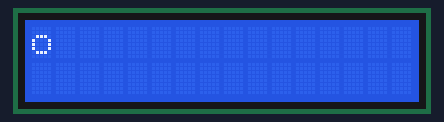
Bench run of a sketch on a simulated Arduino Uno, built with avr-gcc and run on an emulated ATmega328P. Shown: 16×2 character LCD.

Above: at 0.19 s.
At 5.16 s:
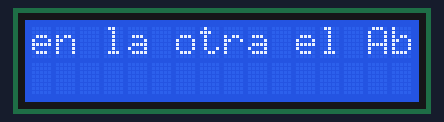
At 9.88 s:
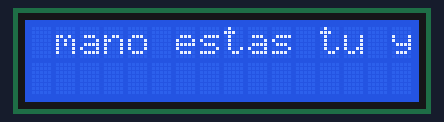
At 19.82 s:
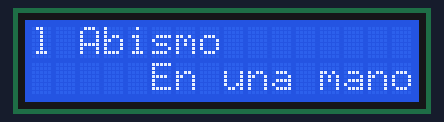
At 29.64 s:
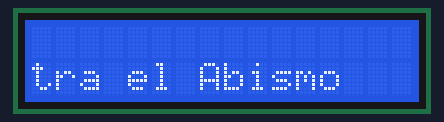
At 39.61 s:
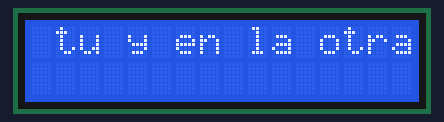

The sketch:

prueba_2.ino
```cpp
#include <Wire.h>
#include <LiquidCrystal_I2C.h>

//Crear el objeto lcd  dirección  0x27 y 16 columnas x 2 filas
LiquidCrystal_I2C lcd(0x27, 16, 2); //

String texto = "En una mano estas tu y en la otra el Abismo";
const int VELOCIDAD = 250;

void setup() {
  // Inicializar el LCD
  lcd.init();

  //Encender la luz de fondo.
  lcd.backlight();

}

void loop() {

 const int longitud=texto.length();    // Creamos una constante "longitud" que será un número entero y tendrá el valor de la longitud o tamaño total del "texto" (caractéres + espacios).
 for(int i=longitud; i>0 ; i--)        // Mostramos entrada texto por la izquierda hasta que la primera letra (W) alcanza la coordenada (0, 0)
 {
 String texto_cortado = texto.substring(i-1);
 /* La función .substring(numero) devuelve un trozo del texto. El número indica a partir de qué letra vamos a coger por ejemplo si hacemos “WELCOME-DOMOTIC PARKING!”.substring(3)
 nos devolverá “COME-DOMOTIC PARKING!”. Recuerda que es un lenguaje de índice cero, el primer carácter del texto empieza por cero.
 */
 lcd.setCursor(0, 0);                  //Situamos el cursor
 lcd.print(texto_cortado);             // Escribimos el texto
 delay(VELOCIDAD);                     // Esperamos
 }
 for(int i=1; i<=16;i++)               // Una vez que se coloca elinicio del texto (o letra W) en la coordenada (0, 0) desplazamos el texto hacia la derecha para que recorra toda la longitud del display (16 unidades).
 {
 lcd.clear();
 lcd.setCursor(i, 0);
 lcd.print(texto);
 delay(VELOCIDAD);
 }
 for(int i=16;i>=1;i--)                // Mostramos el texto por la derecha en la segunda fila y lo desplazamos hacia la izquierda hasta que recorra toda la pantalla (16 unidades)
 {
 lcd.clear();
 lcd.setCursor(i, 1);
 lcd.print(texto);
 delay(VELOCIDAD);
 }
 for(int i=1; i<=longitud ; i++)        // Sacamos el texto por la izquierda de la pantalla para conseguir el efecto de que desaparece.
 {
 String texto_cortado = texto.substring(i-1);
 lcd.setCursor(0, 1);
 lcd.print(texto_cortado);
 delay(VELOCIDAD);
 lcd.clear();
 }
}
```
